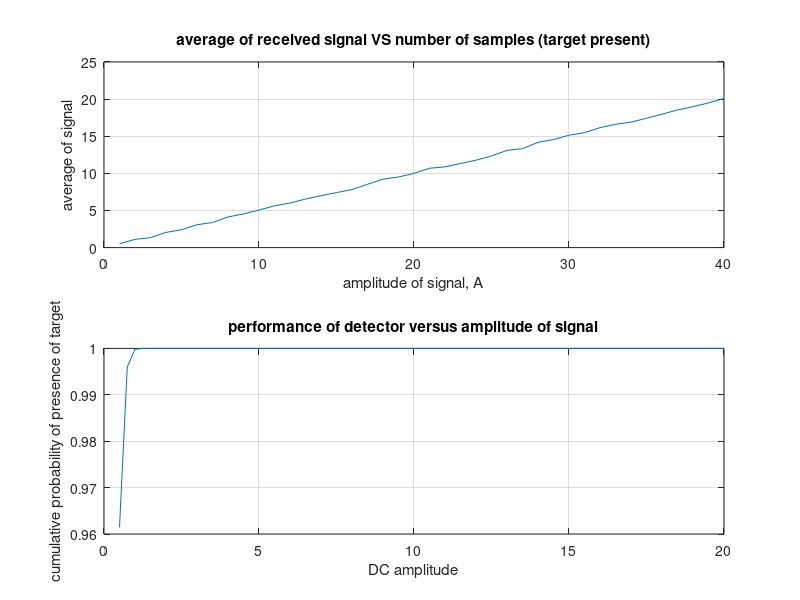

Source code (MATLAB):
%### estimating performance with different amplitude and with fixed number of
%samples (n = 50) 
%variance = 1
Q1 = zeros(1,40);
count_s1 = 0;
sigma = 1;
%presence of target
for a = [0.5 : 0.5 : 20]
    R1 = normrnd(a,sigma,[1,50]);
    X = sum(R1)/50;
    Q1(1,a*2) = X;
    if (X > a/2)
        count_s1= count_s1 +1;
    end
end
fprintf("by varying amplitude of samples taken, number of times correct results obtained (out of 40)\n");
fprintf('In the presence of target= %i\n',  count_s1);


%absence of target
Q2 = zeros(1,40);
count_s2 = 0;
for a = 0.5 : 0.5 : 20
    R2 = normrnd(0,sigma,[1,50]);
    X = sum(R2)/50;
    Q2(1,a*2) = X;
    if (X <= a/2)
        count_s2= count_s2 +1;
    end
end
% presence
subplot(2,1,1)
fprintf('In the absence of target = %i\n',  count_s2)

x = 1:40; 
plot(x,Q1);
xlabel("amplitude of signal, A");
ylabel("average of signal");
title('average of received signal VS number of samples (target present)');
grid on;
% absence
subplot(2,1,2)
plot(x,Q2);
xlabel("amplitude of signal, A");
ylabel("average of signal");
title('average of received signal VS number of samples (target absent)');
grid on;
 
pause;
close all 
%performance curves
x = [0.5 : 0.25 : 20];
plot(x,qfunc(-x*sqrt(50)/2));
xlabel('DC amplitude');
ylabel('cumulative probability of presence of target');
title('performance of detector versus amplitude of signal');
grid on;
fprintf('After taking amplitude of signal approx. greater than 1V probabilty of detection is one\n');

    